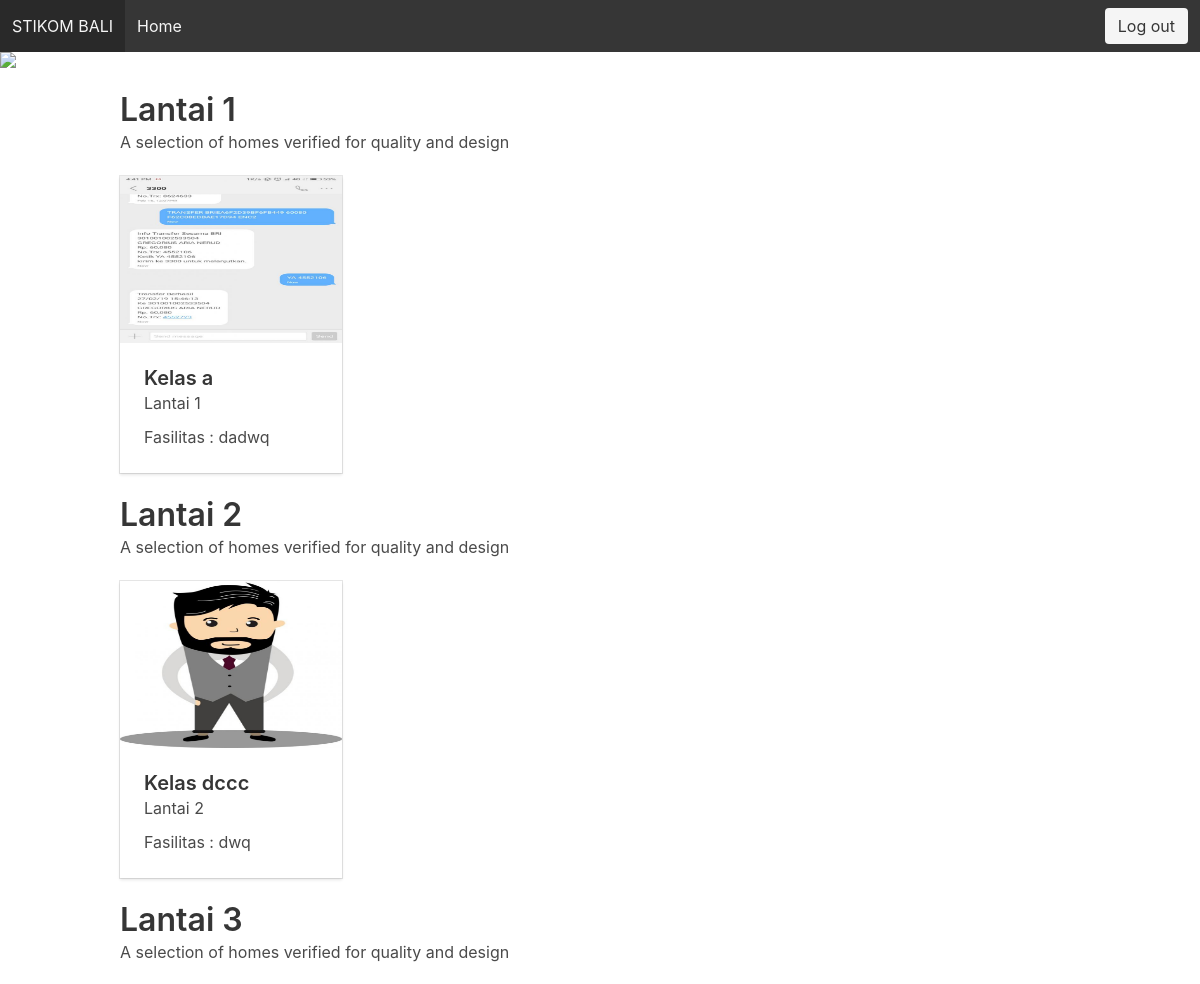
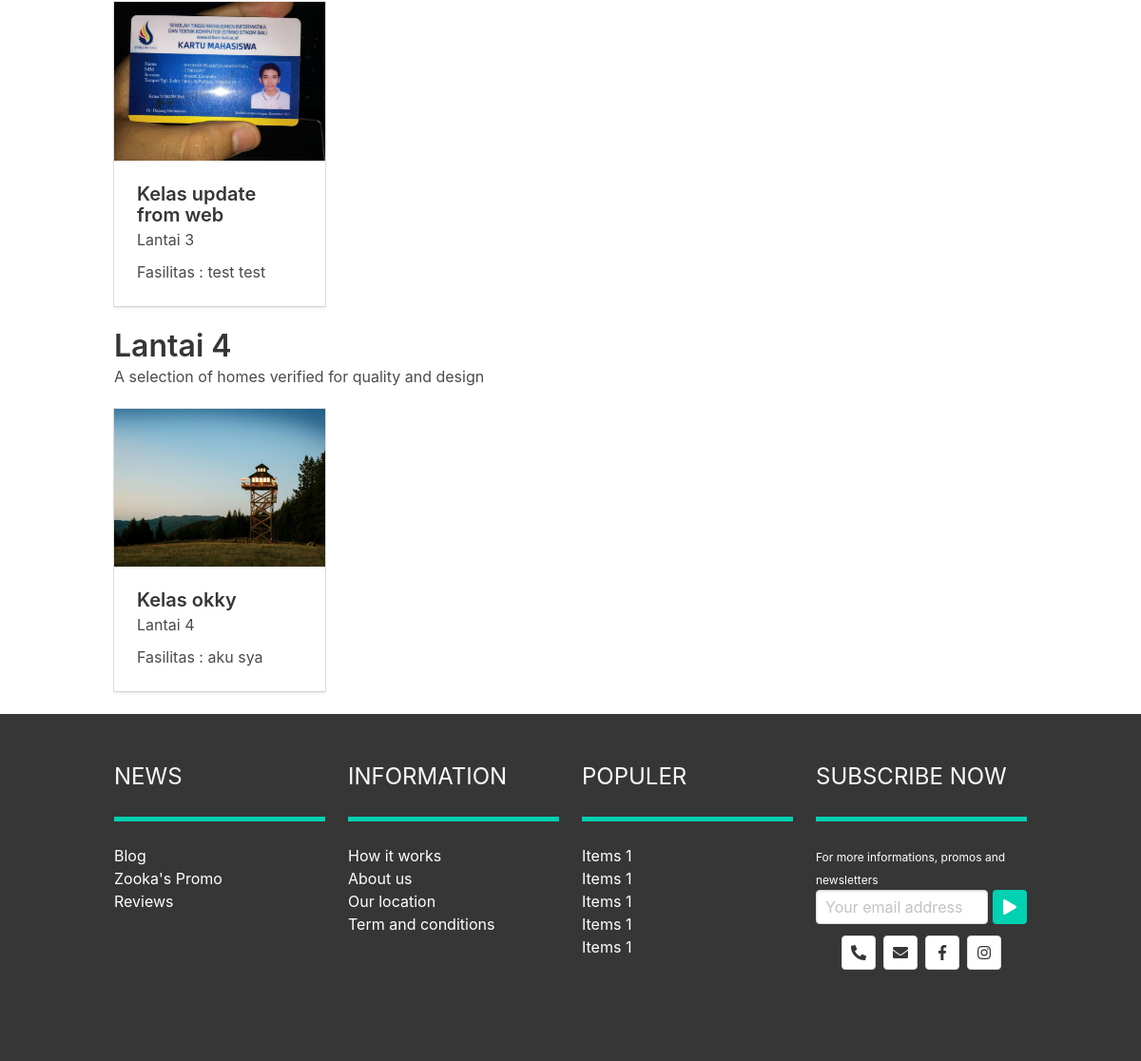
Page /index.php (signed in) on the committed database (2 pictures, top to bottom).
### tables this page shows
CREATE TABLE `kelas` (
  `id` int(11) NOT NULL,
  `name` varchar(255) NOT NULL,
  `image` varchar(255) NOT NULL,
  `image2` varchar(255) NOT NULL,
  `video` varchar(255) NOT NULL,
  `date` varchar(255) DEFAULT NULL,
  `time` varchar(255) DEFAULT NULL,
  `fasilitas` text NOT NULL,
  `lantai` tinyint(4) NOT NULL,
  `duration` tinyint(4) DEFAULT NULL,
  `status` varchar(255) NOT NULL DEFAULT 'kosong',
  `user_id` int(11) DEFAULT NULL
);

### config/koneksi.php (called while the page is built)
<?php
function conn() {
    $mysqli = new mysqli('localhost', 'root', '', 'uas');
    $mysqli->set_charset('utf8');
    return $mysqli;
}
?>

### index.php (the view)
<?include_once("layouts/header.php");?>
<section class="hero">
    <figure class="image">
        <img src="https://stikom-bali.ac.id/act/images/slideshow/jimbaran.jpg">
    </figure>
</section>
<div class="container" style="margin-top:2%;margin-bottom:2%;">
 <p class="title">Lantai 1</p>
 <p class="subtitle is-size-6">A selection of homes verified for quality and design</p>
  <div class="columns is-mobile is-multiline">
<?php
$result = mysqli_query(conn(),"select * from kelas where status = 'kosong' and lantai = '1'");
while($kelas = mysqli_fetch_array($result)){
?>
<div class="column is-half-mobile is-half-tablet is-one-quarter-fullhd is-one-quarter-desktop is-one-quarter-fullhd">
<a href="show-kelas.php?kelas=<?=$kelas['name']?>">
  <div class="card">
    <div class="card-image">
      <figure class="image is-4by3">
      <img src="image/kelas/<?=$kelas['image']?>" alt="Placeholder image">
      </figure>
    </div>
    <div class="card-content">
      <div class="media">
        <div class="media-content">
        <p class="title is-5">Kelas <?=$kelas['name']?></p>
        <p class="subtitle is-6">Lantai <?=$kelas['lantai']?></p>
        </div>
      </div>
      <div class="content">
        Fasilitas : <?=$kelas['fasilitas']?>
      </div>
    </div>
  </div>
</a>
</div>
<?php }?>
</div>
 <p class="title">Lantai 2</p>
 <p class="subtitle is-size-6">A selection of homes verified for quality and design</p>
  <div class="columns is-mobile is-multiline">
<?php
$result = mysqli_query(conn(),"select * from kelas where status = 'kosong' and lantai = '2'");
while($kelas = mysqli_fetch_array($result)){
?>
<div class="column is-half-mobile is-half-tablet is-one-quarter-fullhd is-one-quarter-desktop is-one-quarter-fullhd">
<a href="show-kelas.php?kelas=<?=$kelas['name']?>">
  <div class="card">
    <div class="card-image">
      <figure class="image is-4by3">
      <img src="image/kelas/<?=$kelas['image']?>" alt="Placeholder image">
      </figure>
    </div>
    <div class="card-content">
      <div class="media">
        <div class="media-content">
        <p class="title is-5">Kelas <?=$kelas['name']?></p>
        <p class="subtitle is-6">Lantai <?=$kelas['lantai']?></p>
        </div>
      </div>
      <div class="content">
        Fasilitas : <?=$kelas['fasilitas']?>
      </div>
    </div>
  </div>
</a>
</div>
<?php }?>
</div>
 <p class="title">Lantai 3</p>
 <p class="subtitle is-size-6">A selection of homes verified for quality and design</p>
  <div class="columns is-mobile is-multiline">
<?php
$result = mysqli_query(conn(),"select * from kelas where status = 'kosong' and lantai = '3'");
while($kelas = mysqli_fetch_array($result)){
?>
<div class="column is-half-mobile is-half-tablet is-one-quarter-fullhd is-one-quarter-desktop is-one-quarter-fullhd">
<a href="show-kelas.php?kelas=<?=$kelas['name']?>">
  <div class="card">
    <div class="card-image">
      <figure class="image is-4by3">
      <img src="image/kelas/<?=$kelas['image']?>" alt="Placeholder image">
      </figure>
    </div>
    <div class="card-content">
      <div class="media">
        <div class="media-content">
        <p class="title is-5">Kelas <?=$kelas['name']?></p>
        <p class="subtitle is-6">Lantai <?=$kelas['lantai']?></p>
        </div>
      </div>
      <div class="content">
        Fasilitas : <?=$kelas['fasilitas']?>
      </div>
    </div>
  </div>
</a>
</div>
<?php }?>
</div>
 <p class="title">Lantai 4</p>
 <p class="subtitle is-size-6">A selection of homes verified for quality and design</p>
  <div class="columns is-mobile is-multiline">
<?php
$result = mysqli_query(conn(),"select * from kelas where status = 'kosong' and lantai = '4'");
while($kelas = mysqli_fetch_array($result)){
?>
<div class="column is-half-mobile is-half-tablet is-one-quarter-fullhd is-one-quarter-desktop is-one-quarter-fullhd">
<a href="show-kelas.php?kelas=<?=$kelas['name']?>">
  <div class="card">
    <div class="card-image">
      <figure class="image is-4by3">
      <img src="image/kelas/<?=$kelas['image']?>" alt="Placeholder image">
      </figure>
    </div>
    <div class="card-content">
      <div class="media">
        <div class="media-content">
        <p class="title is-5">Kelas <?=$kelas['name']?></p>
        <p class="subtitle is-6">Lantai <?=$kelas['lantai']?></p>
        </div>
      </div>
      <div class="content">
        Fasilitas : <?=$kelas['fasilitas']?>
      </div>
    </div>
  </div>
</a>
</div>
<?php }?>
</div>
</div>
<?include_once("layouts/footer.php");?>

### rows in the picture
kelas: image (picture), name "a", lantai "1", fasilitas "dadwq"
kelas: image (picture), name "dccc", lantai "2", fasilitas "dwq"
kelas: image (picture), name "update from web", lantai "3", fasilitas "test test"
kelas: image (picture), name "okky", lantai "4", fasilitas "aku sya"
